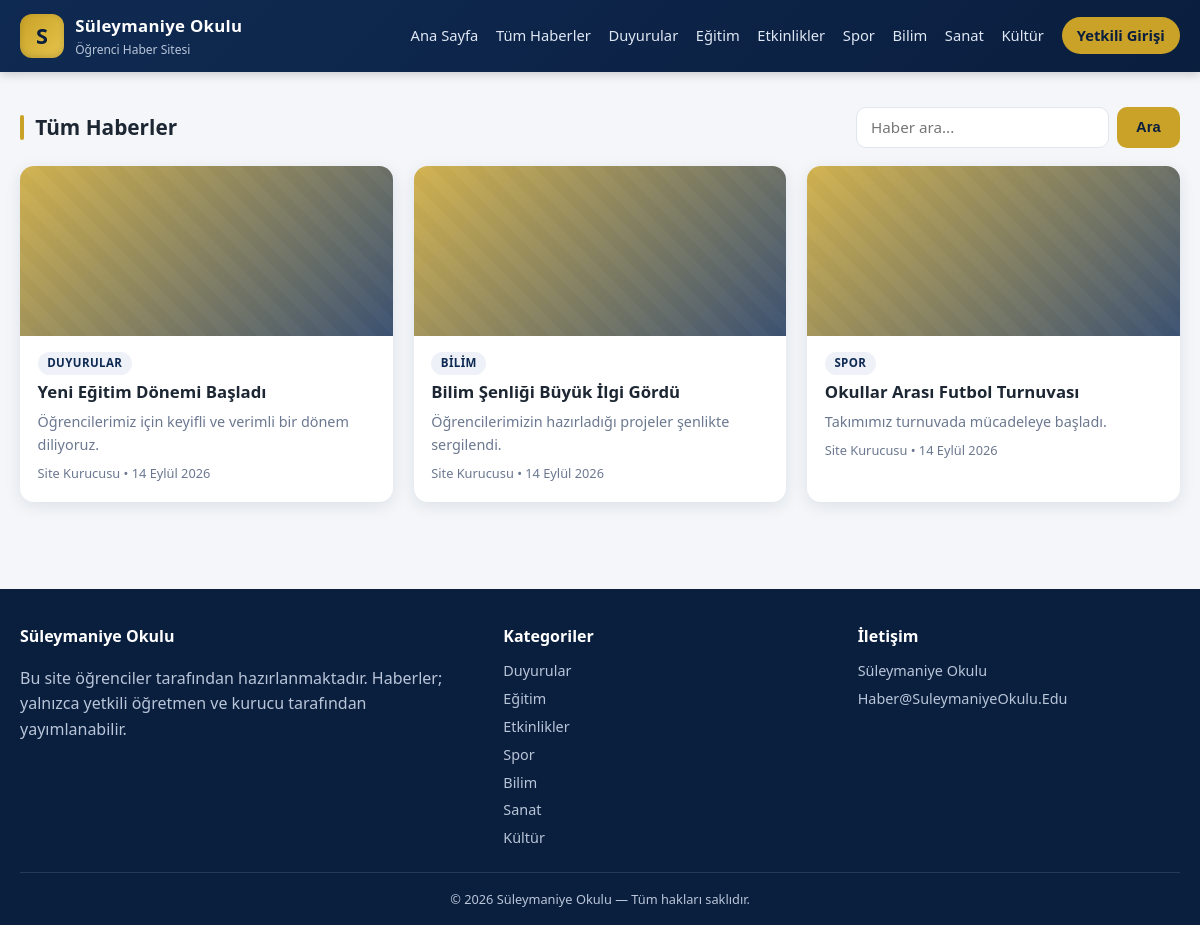
The app's page /haberler with its own data.
### tables this page shows
CREATE TABLE articles (
                id INTEGER PRIMARY KEY AUTOINCREMENT,
                title TEXT NOT NULL,
                category TEXT DEFAULT 'duyurular',
                summary TEXT DEFAULT '',
                content TEXT NOT NULL,
                image TEXT DEFAULT '',
                author_id INTEGER NOT NULL,
                author_name TEXT DEFAULT '',
                views INTEGER NOT NULL DEFAULT 0,
                status TEXT NOT NULL DEFAULT 'published',
                created_at TEXT NOT NULL,
                updated_at TEXT NOT NULL
            );

### app.py (the view)
@app.route("/haberler")
def all_articles():
    page = max(request.args.get("sayfa", 1, type=int), 1)
    per_page = 9
    q = request.args.get("q", "").strip()
    cat = request.args.get("kategori", "").strip()
    params = []
    where = "WHERE status = 'published'"
    if cat in CATEGORIES:
        where += " AND category = ?"
        params.append(cat)
    if q:
        where += " AND (title LIKE ? OR summary LIKE ? OR content LIKE ?)"
        like = f"%{q}%"
        params.extend([like, like, like])
    with _lock:
        conn = _conn()
        total = conn.execute(f"SELECT COUNT(*) AS c FROM articles {where}", params).fetchone()["c"]
        articles = [
            dict(r)
            for r in conn.execute(
                f"SELECT * FROM articles {where} ORDER BY created_at DESC LIMIT ? OFFSET ?",
                params + [per_page, (page - 1) * per_page],
            ).fetchall()
        ]
        conn.close()
    total_pages = max((total + per_page - 1) // per_page, 1)
    return render_template(
        "haberler.html",
        articles=articles,
        page=page,
        total_pages=total_pages,
        total=total,
        q=q,
        cat=cat if cat in CATEGORIES else "",
    )

### app.py (called while the page is built, shortened)
def _conn():
    conn = sqlite3.connect(DB_PATH)
    conn.row_factory = sqlite3.Row
    return conn

def current_user():
    uid = session.get("user_id")
    if not uid:
        return None

def category_totals():
    with _lock:
        conn = _conn()
        rows = conn.execute(
            "SELECT category, COUNT(*) AS c FROM articles WHERE status = 'published' GROUP BY category"
        ).fetchall()
        conn.close()
    totals = {slug: 0 for slug in CATEGORIES}
    for r in rows:
        totals[r["category"]] = r["c"]
    return totals

@app.template_filter("trdate")
def trdate_filter(value):
    try:
        d = datetime.fromisoformat(value)
    except (ValueError, TypeError):
        return value or ""
    return f"{d.day} {TR_MONTHS[d.month]} {d.year}"

@app.template_filter("catname")
def catname_filter(slug):
    return CATEGORIES.get(slug or "", "Genel")

@app.context_processor
def inject_globals():
    return {
        "categories": CATEGORIES,
        "category_totals": category_totals(),
        "now_year": datetime.now().year,
        "role_labels": ROLE_LABELS,
        "user": current_user(),
    }

### templates/haberler.html (shortened to what this page needs)
{% extends "base.html" %}
{% block content %}
<div class="section-head page-head">
  <h2 class="section-title">Tüm Haberler</h2>
  <form action="{{ url_for('all_articles') }}" method="get" class="search">
    <input type="text" name="q" value="{{ q }}" placeholder="Haber ara...">
    <button type="submit" class="btn">Ara</button>
  </form>
</div>
{% if articles %}
  <div class="article-grid">
    {% for a in articles %}
      <a href="{{ url_for('article_detail', article_id=a.id) }}" class="card">
        {% if a.image %}
          <div class="card-img" style="background-image:url('{{ url_for('static', filename='uploads/' ~ a.image) }}')"></div>
        {% else %}
          <div class="card-img card-img-placeholder"></div>
        {% endif %}
        <div class="card-body">
          <span class="tag">{{ a.category | catname }}</span>
          <h3>{{ a.title }}</h3>
          <p>{{ a.summary }}</p>
          <span class="meta">{{ a.author_name }} • {{ a.created_at | trdate }}</span>
        </div>
      </a>
    {% endfor %}
  </div>
{% else %}
  <div class="empty-box">
    <h3>Haber bulunamadı.</h3>
    <p>Farklı bir arama deneyin veya <a href="{{ url_for('index') }}">ana sayfaya</a> dönün.</p>
  </div>
{% endif %}
{% endblock %}

### static/style.css (style rules this page uses)
:root { --navy: #0f2a52; --navy-dark: #0a1e3e; --gold: #c9a227; --gold-light: #e6c44d; --bg: #f4f6f9; --card: #ffffff; --text: #1d2733; --muted: #6b7890; --line: #e2e7ee; --danger: #c0392b; --ok: #1e7d46; --radius: 14px; --shadow: 0 4px 16px rgba(15, 42, 82, 0.10); }
* { box-sizing: border-box; }
html, body { margin: 0; padding: 0; }
body { font-family: "Segoe UI", Tahoma, Arial, sans-serif; background: var(--bg); color: var(--text); line-height: 1.6; display: flex; min-height: 100vh; flex-direction: column; }
a { color: var(--navy); text-decoration: none; }
.btn { display: inline-block; background: var(--gold); color: var(--navy-dark); border: 1px solid transparent; padding: 0.55rem 1.15rem; border-radius: 10px; font-weight: 600; font-size: 0.92rem; cursor: pointer; transition: transform .12s, background .15s; }
.section-head { display: flex; align-items: center; justify-content: space-between; gap: 1rem; flex-wrap: wrap; margin-bottom: 1.1rem; }
.page-head { margin-top: 0.4rem; }
.section-title { margin: 0; font-size: 1.3rem; position: relative; padding-left: 0.95rem; }
.section-title::before { content: ""; position: absolute; left: 0; top: 4px; bottom: 4px; width: 4px; border-radius: 2px; background: var(--gold); }
.search { display: flex; gap: 0.5rem; }
.search input { padding: 0.5rem 0.9rem; border: 1px solid var(--line); border-radius: 10px; font-size: 0.92rem; min-width: 220px; background: var(--card); }
.article-grid { display: grid; grid-template-columns: repeat(3, 1fr); gap: 1.3rem; }
.card { background: var(--card); border-radius: var(--radius); overflow: hidden; box-shadow: var(--shadow); display: flex; flex-direction: column; color: var(--text); transition: transform .15s, box-shadow .15s; }
.card-img { height: 170px; background-size: cover; background-position: center; }
.card-img-placeholder { background: linear-gradient(135deg, rgba(201,162,39,0.8), rgba(15,42,82,0.8)), repeating-linear-gradient(45deg, transparent, transparent 12px, rgba(0,0,0,0.08) 12px, rgba(0,0,0,0.08) 24px); }
.card-body { padding: 1rem 1.1rem 1.2rem; display: flex; flex-direction: column; gap: 0.4rem; flex: 1; }
.card-body h3 { margin: 0; font-size: 1.05rem; line-height: 1.35; }
.card-body p { margin: 0; color: var(--muted); font-size: 0.9rem; }
.tag { align-self: flex-start; background: #eef1f8; color: var(--navy); font-size: 0.72rem; font-weight: 600; padding: 0.15rem 0.6rem; border-radius: 999px; text-transform: uppercase; letter-spacing: 0.4px; }
.meta { color: var(--muted); font-size: 0.8rem; }
input[type="text"], input[type="password"], textarea, select { padding: 0.6rem 0.85rem; border: 1px solid var(--line); border-radius: 10px; font-size: 0.95rem; font-family: inherit; background: #fff; color: var(--text); }

### records on screen
articles: category|catname "DUYURULAR", title "Yeni Eğitim Dönemi Başladı", summary "Öğrencilerimiz için keyifli ve verimli bir dönem diliyoruz.", author_name "Site Kurucusu", created_at|trdate "14 Eylül 2026"
articles: category|catname "BILIM", title "Bilim Şenliği Büyük İlgi Gördü", summary "Öğrencilerimizin hazırladığı projeler şenlikte sergilendi.", author_name "Site Kurucusu", created_at|trdate "14 Eylül 2026"
articles: category|catname "SPOR", title "Okullar Arası Futbol Turnuvası", summary "Takımımız turnuvada mücadeleye başladı.", author_name "Site Kurucusu", created_at|trdate "14 Eylül 2026"

### other values on screen
{{ name }} "Duyurular" "Eğitim" "Etkinlikler" "Spor" "Bilim" "Sanat" "Kültür"
